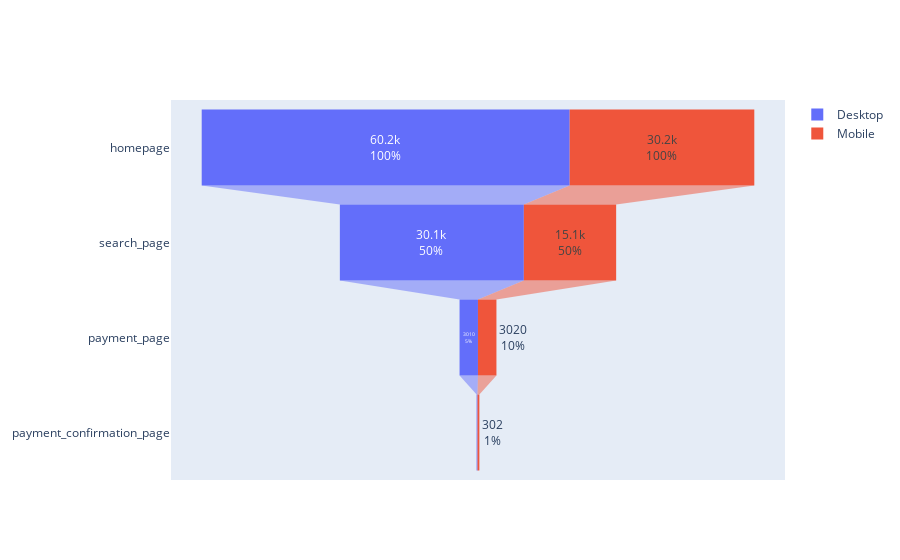

This figure's notebook cell:
### Markdown cell above
## Desktop v Mobile Conversion
* https://plotly.com/python/funnel-charts/

### Code cell
fig = go.Figure()

for i in ['Desktop', 'Mobile']: 
    count_stage = []
    for page in funnel_stages: 
            x = len(master_data[(master_data[page]==1) & (master_data['device'] == i)])
            count_stage.append(x)
    
    fig.add_trace(go.Funnel(
        name = i,
        y = funnel_stages,
        x = count_stage,
        textinfo = "value+percent initial"))
    
fig.show()

### Figure 1 — Plotly figure (JSON) as saved in the notebook; plotly's stock layout.template omitted (floating-point values rounded to 4 significant figures)
{"data": [{"name": "Desktop", "textinfo": "value+percent initial", "type": "funnel", "x": [60200, 30100, 3010, 150], "y": ["homepage", "search_page", "payment_page", "payment_confirmation_page"]}, {"name": "Mobile", "textinfo": "value+percent initial", "type": "funnel", "x": [30200, 15100, 3020, 302], "y": ["homepage", "search_page", "payment_page", "payment_confirmation_page"]}], "layout": {}}
